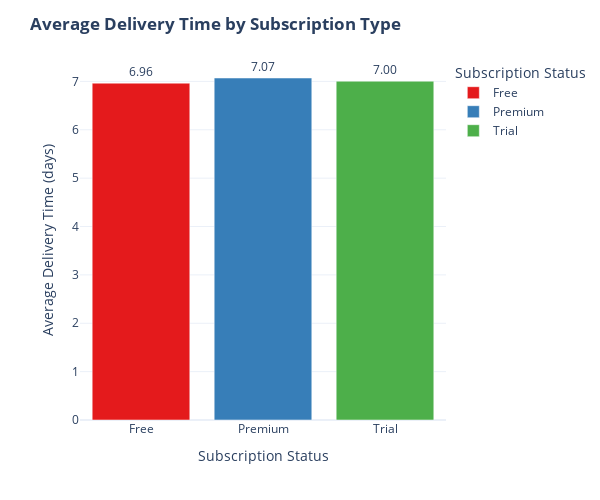

Notebook code cell kept with this figure:
### Markdown cell above
#### Q6: How does the average delivery time vary between subscription statuses (Free, Premium)?

### Code cell
fig = px.bar(
    df.groupby('Subscription Status', as_index=False)['Delivery Time (days)'].mean(),
    x='Subscription Status',
    y='Delivery Time (days)',
    color='Subscription Status',
    color_discrete_sequence=px.colors.qualitative.Set1,
    text='Delivery Time (days)' 
)


fig.update_traces(texttemplate='%{text:.2f}', textposition='outside')


fig.update_layout(
    height = 500,
    width = 600,
    title='<b>Average Delivery Time by Subscription Type</b>',
    xaxis_title='Subscription Status',
    yaxis_title='Average Delivery Time (days)',
    template='plotly_white'
)

fig.show()

### Figure 1 — Plotly figure (JSON) as saved in the notebook; plotly's stock layout.template omitted (floating-point values rounded to 4 significant figures)
{"data": [{"hovertemplate": "Subscription Status=%{x}<br>Delivery Time (days)=%{text}<extra></extra>", "legendgroup": "Free", "marker": {"color": "rgb(228,26,28)", "pattern": {"shape": ""}}, "name": "Free", "orientation": "v", "showlegend": true, "text": [6.964], "textposition": "outside", "texttemplate": "%{text:.2f}", "type": "bar", "x": ["Free"], "xaxis": "x", "y": [6.964], "yaxis": "y"}, {"hovertemplate": "Subscription Status=%{x}<br>Delivery Time (days)=%{text}<extra></extra>", "legendgroup": "Premium", "marker": {"color": "rgb(55,126,184)", "pattern": {"shape": ""}}, "name": "Premium", "orientation": "v", "showlegend": true, "text": [7.07], "textposition": "outside", "texttemplate": "%{text:.2f}", "type": "bar", "x": ["Premium"], "xaxis": "x", "y": [7.07], "yaxis": "y"}, {"hovertemplate": "Subscription Status=%{x}<br>Delivery Time (days)=%{text}<extra></extra>", "legendgroup": "Trial", "marker": {"color": "rgb(77,175,74)", "pattern": {"shape": ""}}, "name": "Trial", "orientation": "v", "showlegend": true, "text": [7.004], "textposition": "outside", "texttemplate": "%{text:.2f}", "type": "bar", "x": ["Trial"], "xaxis": "x", "y": [7.004], "yaxis": "y"}], "layout": {"barmode": "relative", "height": 500, "legend": {"title": {"text": "Subscription Status"}, "tracegroupgap": 0}, "margin": {"t": 60}, "title": {"text": "<b>Average Delivery Time by Subscription Type</b>"}, "width": 600, "xaxis": {"anchor": "y", "categoryarray": ["Free", "Premium", "Trial"], "categoryorder": "array", "domain": [0, 1], "title": {"text": "Subscription Status"}}, "yaxis": {"anchor": "x", "domain": [0, 1], "title": {"text": "Average Delivery Time (days)"}}}}
